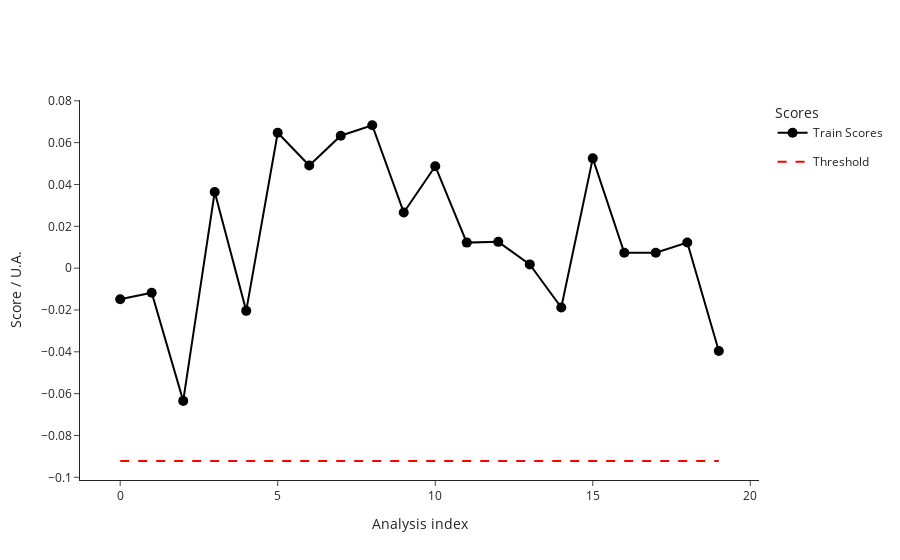

The cell this chart's notebook holds for it:
### Code cell
from src.StreamPort.machine_learning.methods import MachineLearningMethodIsolationForestSklearn

iforest = MachineLearningMethodIsolationForestSklearn()
iforest_parameters = iforest.parameters
print("Isolation Forest parameters: ", iforest_parameters)
parameters.update(iforest_parameters)

ml_ana = iforest.run(ml_ana)
fig_train_scores = ml_ana.plot_scores()
fig_train_scores.show()

### Figure 1 — Plotly figure (JSON) as saved in the notebook; plotly's stock layout.template omitted (floating-point values rounded to 4 significant figures)
{"data": [{"hovertemplate": ["<b>index: </b>18<br><b>name: </b>210812_Pac--005<br><b>path: </b>C:/Users/Sandeep/Desktop/ExtractedSignals\\210812_Pac 2021-08-12 10-30-07\\210812_Pac--005.D<br><b>batch: </b>210812_Pac 2021-08-12 10-30-07<br><b>batch_position: </b>5<br><b>idle_time: </b>39.0<br><b>sample: </b>NaCl 0,9%<br><b>method: </b>SAA_411_Pac.M<br><b>timestamp: </b>2021-08-12 10:50:23<br><b>detector: </b>G1315C<br><b>pump: </b>G7110B<br><b>start_time: </b>2021-08-12 10:50:57<br><b>end_time: </b>2021-08-12 10:54:57<br><b>runtime: </b>239.7000000000036", "<b>index: </b>19<br><b>name: </b>210812_Pac--006<br><b>path: </b>C:/Users/Sandeep/Desktop/ExtractedSignals\\210812_Pac 2021-08-12 10-30-07\\210812_Pac--006.D<br><b>batch: </b>210812_Pac 2021-08-12 10-30-07<br><b>batch_position: </b>6<br><b>idle_time: </b>39.0<br><b>sample: </b>Blank<br><b>method: </b>SAA_411_Pac.M<br><b>timestamp: </b>2021-08-12 10:55:02<br><b>detector: </b>G1315C<br><b>pump: </b>G7110B<br><b>start_time: </b>2021-08-12 10:55:36<br><b>end_time: </b>2021-08-12 10:59:36<br><b>runtime: </b>239.7000000000036", "<b>index: </b>20<br><b>name: </b>210812_Pac--007<br><b>path: </b>C:/Users/Sandeep/Desktop/ExtractedSignals\\210812_Pac 2021-08-12 10-30-07\\210812_Pac--007.D<br><b>batch: </b>210812_Pac 2021-08-12 10-30-07<br><b>batch_position: </b>7<br><b>idle_time: </b>39.0<br><b>sample: </b>0.025 mg/ml<br><b>method: </b>SAA_411_Pac.M<br><b>timestamp: </b>2021-08-12 10:59:41<br><b>detector: </b>G1315C<br><b>pump: </b>G7110B<br><b>start_time: </b>2021-08-12 11:00:15<br><b>end_time: </b>2021-08-12 11:04:15<br><b>runtime: </b>239.7000000000036", "<b>index: </b>21<br><b>name: </b>210812_Pac--008<br><b>path: </b>C:/Users/Sandeep/Desktop/ExtractedSignals\\210812_Pac 2021-08-12 10-30-07\\210812_Pac--008.D<br><b>batch: </b>210812_Pac 2021-08-12 10-30-07<br><b>batch_position: </b>8<br><b>idle_time: </b>39.0<br><b>sample: </b>Blank<br><b>method: </b>SAA_411_Pac.M<br><b>timestamp: </b>2021-08-12 11:04:20<br><b>detector: </b>G1315C<br><b>pump: </b>G7110B<br><b>start_time: </b>2021-08-12 11:04:54<br><b>end_time: </b>2021-08-12 11:08:54<br><b>runtime: </b>239.7000000000036", "<b>index: </b>22<br><b>name: </b>210812_Pac--009<br><b>path: </b>C:/Users/Sandeep/Desktop/ExtractedSignals\\210812_Pac 2021-08-12 10-30-07\\210812_Pac--009.D<br><b>batch: </b>210812_Pac 2021-08-12 10-30-07<br><b>batch_position: </b>9<br><b>idle_time: </b>38.0<br><b>sample: </b>210806/036 :10<br><b>method: </b>SAA_411_Pac.M<br><b>timestamp: </b>2021-08-12 11:08:59<br><b>detector: </b>G1315C<br><b>pump: </b>G7110B<br><b>start_time: </b>2021-08-12 11:09:32<br><b>end_time: </b>2021-08-12 11:13:32<br><b>runtime: </b>239.7000000000036", "<b>index: </b>23<br><b>name: </b>210812_Pac--010<br><b>path: </b>C:/Users/Sandeep/Desktop/ExtractedSignals\\210812_Pac 2021-08-12 10-30-07\\210812_Pac--010.D<br><b>batch: </b>210812_Pac 2021-08-12 10-30-07<br><b>batch_position: </b>10<br><b>idle_time: </b>39.0<br><b>sample: </b>210806/036 :10<br><b>method: </b>SAA_411_Pac.M<br><b>timestamp: </b>2021-08-12 11:13:37<br><b>detector: </b>G7110B<br><b>pump: </b>G7110B<br><b>start_time: </b>2021-08-12 11:14:11<br><b>end_time: </b>2021-08-12 11:18:11<br><b>runtime: </b>239.7000000000036", "<b>index: </b>24<br><b>name: </b>210812_Pac--011<br><b>path: </b>C:/Users/Sandeep/Desktop/ExtractedSignals\\210812_Pac 2021-08-12 10-30-07\\210812_Pac--011.D<br><b>batch: </b>210812_Pac 2021-08-12 10-30-07<br><b>batch_position: </b>11<br><b>idle_time: </b>39.0<br><b>sample: </b>210806/036 :10<br><b>method: </b>SAA_411_Pac.M<br><b>timestamp: </b>2021-08-12 11:18:16<br><b>detector: </b>G7110B<br><b>pump: </b>G7110B<br><b>start_time: </b>2021-08-12 11:18:50<br><b>end_time: </b>2021-08-12 11:22:50<br><b>runtime: </b>239.7000000000036", "<b>index: </b>25<br><b>name: </b>210812_Pac--012<br><b>path: </b>C:/Users/Sandeep/Desktop/ExtractedSignals\\210812_Pac 2021-08-12 10-30-07\\210812_Pac--012.D<br><b>batch: </b>210812_Pac 2021-08-12 10-30-07<br><b>batch_position: </b>12<br><b>idle_time: </b>39.0<br><b>sample: </b>Blank<br><b>method: </b>SAA_411_Pac.M<br><b>timestamp: </b>2021-08-12 11:22:55<br><b>detector: </b>G1315C<br><b>pump: </b>G7110B<br><b>start_time: </b>2021-08-12 11:23:29<br><b>end_time: </b>2021-08-12 11:27:29<br><b>runtime: </b>239.7000000000036", "<b>index: </b>26<br><b>name: </b>210812_Pac--013<br><b>path: </b>C:/Users/Sandeep/Desktop/ExtractedSignals\\210812_Pac 2021-08-12 10-30-07\\210812_Pac--013.D<br><b>batch: </b>210812_Pac 2021-08-12 10-30-07<br><b>batch_position: </b>13<br><b>idle_time: </b>39.0<br><b>sample: </b>0.025 mg/ml<br><b>method: </b>SAA_411_Pac.M<br><b>timestamp: </b>2021-08-12 11:27:34<br><b>detector: </b>G1315C<br><b>pump: </b>G7110B<br><b>start_time: </b>2021-08-12 11:28:08<br><b>end_time: </b>2021-08-12 11:32:08<br><b>runtime: </b>239.7000000000036", "<b>index: </b>27<br><b>name: </b>210812_Pac--014<br><b>path: </b>C:/Users/Sandeep/Desktop/ExtractedSignals\\210812_Pac 2021-08-12 10-30-07\\210812_Pac--014.D<br><b>batch: </b>210812_Pac 2021-08-12 10-30-07<br><b>batch_position: </b>14<br><b>idle_time: </b>38.0<br><b>sample: </b>Blank<br><b>method: </b>SAA_411_Pac.M<br><b>timestamp: </b>2021-08-12 11:32:13<br><b>detector: </b>G7110B<br><b>pump: </b>G7110B<br><b>start_time: </b>2021-08-12 11:32:46<br><b>end_time: </b>2021-08-12 11:36:47<br><b>runtime: </b>239.7000000000036", "<b>index: </b>51<br><b>name: </b>210813_Pac--005<br><b>path: </b>C:/Users/Sandeep/Desktop/ExtractedSignals\\210813_Pac 2021-08-13 10-37-27\\210813_Pac--005.D<br><b>batch: </b>210813_Pac 2021-08-13 10-37-27<br><b>batch_position: </b>5<br><b>idle_time: </b>39.0<br><b>sample: </b>NaCl 0,9%<br><b>method: </b>SAA_411_Pac.M<br><b>timestamp: </b>2021-08-13 10:57:52<br><b>detector: </b>G7110B<br><b>pump: </b>G7110B<br><b>start_time: </b>2021-08-13 10:58:26<br><b>end_time: </b>2021-08-13 11:02:27<br><b>runtime: </b>239.7000000000036", "<b>index: </b>52<br><b>name: </b>210813_Pac--006<br><b>path: </b>C:/Users/Sandeep/Desktop/ExtractedSignals\\210813_Pac 2021-08-13 10-37-27\\210813_Pac--006.D<br><b>batch: </b>210813_Pac 2021-08-13 10-37-27<br><b>batch_position: </b>6<br><b>idle_time: </b>38.0<br><b>sample: </b>Blank<br><b>method: </b>SAA_411_Pac.M<br><b>timestamp: </b>2021-08-13 11:02:31<br><b>detector: </b>G1315C<br><b>pump: </b>G7110B<br><b>start_time: </b>2021-08-13 11:03:05<br><b>end_time: </b>2021-08-13 11:07:06<br><b>runtime: </b>239.7000000000036", "<b>index: </b>53<br><b>name: </b>210813_Pac--007<br><b>path: </b>C:/Users/Sandeep/Desktop/ExtractedSignals\\210813_Pac 2021-08-13 10-37-27\\210813_Pac--007.D<br><b>batch: </b>210813_Pac 2021-08-13 10-37-27<br><b>batch_position: </b>7<br><b>idle_time: </b>38.0<br><b>sample: </b>0.025 mg/ml<br><b>method: </b>SAA_411_Pac.M<br><b>timestamp: </b>2021-08-13 11:07:10<br><b>detector: </b>G1315C<br><b>pump: </b>G7116B<br><b>start_time: </b>2021-08-13 11:07:44<br><b>end_time: </b>2021-08-13 11:11:45<br><b>runtime: </b>239.7000000000036", "<b>index: </b>54<br><b>name: </b>210813_Pac--008<br><b>path: </b>C:/Users/Sandeep/Desktop/ExtractedSignals\\210813_Pac 2021-08-13 10-37-27\\210813_Pac--008.D<br><b>batch: </b>210813_Pac 2021-08-13 10-37-27<br><b>batch_position: </b>8<br><b>idle_time: </b>38.0<br><b>sample: </b>Blank<br><b>method: </b>SAA_411_Pac.M<br><b>timestamp: </b>2021-08-13 11:11:49<br><b>detector: </b>G1315C<br><b>pump: </b>G7110B<br><b>start_time: </b>2021-08-13 11:12:23<br><b>end_time: </b>2021-08-13 11:16:23<br><b>runtime: </b>239.7000000000036", "<b>index: </b>55<br><b>name: </b>210813_Pac--009<br><b>path: </b>C:/Users/Sandeep/Desktop/ExtractedSignals\\210813_Pac 2021-08-13 10-37-27\\210813_Pac--009.D<br><b>batch: </b>210813_Pac 2021-08-13 10-37-27<br><b>batch_position: </b>9<br><b>idle_time: </b>39.0<br><b>sample: </b>210812/004 :20<br><b>method: </b>SAA_411_Pac.M<br><b>timestamp: </b>2021-08-13 11:16:28<br><b>detector: </b>G1315C<br><b>pump: </b>G7110B<br><b>start_time: </b>2021-08-13 11:17:02<br><b>end_time: </b>2021-08-13 11:21:03<br><b>runtime: </b>239.7000000000036", "<b>index: </b>56<br><b>name: </b>210813_Pac--010<br><b>path: </b>C:/Users/Sandeep/Desktop/ExtractedSignals\\210813_Pac 2021-08-13 10-37-27\\210813_Pac--010.D<br><b>batch: </b>210813_Pac 2021-08-13 10-37-27<br><b>batch_position: </b>10<br><b>idle_time: </b>38.0<br><b>sample: </b>210812/004 :20<br><b>method: </b>SAA_411_Pac.M<br><b>timestamp: </b>2021-08-13 11:21:08<br><b>detector: </b>G1315C<br><b>pump: </b>G7110B<br><b>start_time: </b>2021-08-13 11:21:41<br><b>end_time: </b>2021-08-13 11:25:42<br><b>runtime: </b>239.7000000000036", "<b>index: </b>57<br><b>name: </b>210813_Pac--011<br><b>path: </b>C:/Users/Sandeep/Desktop/ExtractedSignals\\210813_Pac 2021-08-13 10-37-27\\210813_Pac--011.D<br><b>batch: </b>210813_Pac 2021-08-13 10-37-27<br><b>batch_position: </b>11<br><b>idle_time: </b>39.0<br><b>sample: </b>210812/004 :20<br><b>method: </b>SAA_411_Pac.M<br><b>timestamp: </b>2021-08-13 11:25:46<br><b>detector: </b>G1315C<br><b>pump: </b>G7110B<br><b>start_time: </b>2021-08-13 11:26:21<br><b>end_time: </b>2021-08-13 11:30:21<br><b>runtime: </b>239.7000000000036", "<b>index: </b>58<br><b>name: </b>210813_Pac--012<br><b>path: </b>C:/Users/Sandeep/Desktop/ExtractedSignals\\210813_Pac 2021-08-13 10-37-27\\210813_Pac--012.D<br><b>batch: </b>210813_Pac 2021-08-13 10-37-27<br><b>batch_position: </b>12<br><b>idle_time: </b>38.0<br><b>sample: </b>Blank<br><b>method: </b>SAA_411_Pac.M<br><b>timestamp: </b>2021-08-13 11:30:26<br><b>detector: </b>G1315C<br><b>pump: </b>G7110B<br><b>start_time: </b>2021-08-13 11:30:59<br><b>end_time: </b>2021-08-13 11:34:59<br><b>runtime: </b>239.7000000000036", "<b>index: </b>59<br><b>name: </b>210813_Pac--013<br><b>path: </b>C:/Users/Sandeep/Desktop/ExtractedSignals\\210813_Pac 2021-08-13 10-37-27\\210813_Pac--013.D<br><b>batch: </b>210813_Pac 2021-08-13 10-37-27<br><b>batch_position: </b>13<br><b>idle_time: </b>39.0<br><b>sample: </b>0.025 mg/ml<br><b>method: </b>SAA_411_Pac.M<br><b>timestamp: </b>2021-08-13 11:35:04<br><b>detector: </b>G1315C<br><b>pump: </b>G7110B<br><b>start_time: </b>2021-08-13 11:35:38<br><b>end_time: </b>2021-08-13 11:39:38<br><b>runtime: </b>239.7000000000036", "<b>index: </b>60<br><b>name: </b>210813_Pac--014<br><b>path: </b>C:/Users/Sandeep/Desktop/ExtractedSignals\\210813_Pac 2021-08-13 10-37-27\\210813_Pac--014.D<br><b>batch: </b>210813_Pac 2021-08-13 10-37-27<br><b>batch_position: </b>14<br><b>idle_time: </b>38.0<br><b>sample: </b>Blank<br><b>method: </b>SAA_411_Pac.M<br><b>timestamp: </b>2021-08-13 11:39:43<br><b>detector: </b>G1315C<br><b>pump: </b>G7110B<br><b>start_time: </b>2021-08-13 11:40:16<br><b>end_time: </b>2021-08-13 11:44:17<br><b>runtime: </b>239.7000000000036"], "legendgroup": "Train", "line": {"color": "black"}, "marker": {"color": "black", "size": 10}, "mode": "lines+markers", "name": "Train Scores", "text": ["<b>index: </b>18<br><b>name: </b>210812_Pac--005<br><b>path: </b>C:/Users/Sandeep/Desktop/ExtractedSignals\\210812_Pac 2021-08-12 10-30-07\\210812_Pac--005.D<br><b>batch: </b>210812_Pac 2021-08-12 10-30-07<br><b>batch_position: </b>5<br><b>idle_time: </b>39.0<br><b>sample: </b>NaCl 0,9%<br><b>method: </b>SAA_411_Pac.M<br><b>timestamp: </b>2021-08-12 10:50:23<br><b>detector: </b>G1315C<br><b>pump: </b>G7110B<br><b>start_time: </b>2021-08-12 10:50:57<br><b>end_time: </b>2021-08-12 10:54:57<br><b>runtime: </b>239.7000000000036", "<b>index: </b>19<br><b>name: </b>210812_Pac--006<br><b>path: </b>C:/Users/Sandeep/Desktop/ExtractedSignals\\210812_Pac 2021-08-12 10-30-07\\210812_Pac--006.D<br><b>batch: </b>210812_Pac 2021-08-12 10-30-07<br><b>batch_position: </b>6<br><b>idle_time: </b>39.0<br><b>sample: </b>Blank<br><b>method: </b>SAA_411_Pac.M<br><b>timestamp: </b>2021-08-12 10:55:02<br><b>detector: </b>G1315C<br><b>pump: </b>G7110B<br><b>start_time: </b>2021-08-12 10:55:36<br><b>end_time: </b>2021-08-12 10:59:36<br><b>runtime: </b>239.7000000000036", "<b>index: </b>20<br><b>name: </b>210812_Pac--007<br><b>path: </b>C:/Users/Sandeep/Desktop/ExtractedSignals\\210812_Pac 2021-08-12 10-30-07\\210812_Pac--007.D<br><b>batch: </b>210812_Pac 2021-08-12 10-30-07<br><b>batch_position: </b>7<br><b>idle_time: </b>39.0<br><b>sample: </b>0.025 mg/ml<br><b>method: </b>SAA_411_Pac.M<br><b>timestamp: </b>2021-08-12 10:59:41<br><b>detector: </b>G1315C<br><b>pump: </b>G7110B<br><b>start_time: </b>2021-08-12 11:00:15<br><b>end_time: </b>2021-08-12 11:04:15<br><b>runtime: </b>239.7000000000036", "<b>index: </b>21<br><b>name: </b>210812_Pac--008<br><b>path: </b>C:/Users/Sandeep/Desktop/ExtractedSignals\\210812_Pac 2021-08-12 10-30-07\\210812_Pac--008.D<br><b>batch: </b>210812_Pac 2021-08-12 10-30-07<br><b>batch_position: </b>8<br><b>idle_time: </b>39.0<br><b>sample: </b>Blank<br><b>method: </b>SAA_411_Pac.M<br><b>timestamp: </b>2021-08-12 11:04:20<br><b>detector: </b>G1315C<br><b>pump: </b>G7110B<br><b>start_time: </b>2021-08-12 11:04:54<br><b>end_time: </b>2021-08-12 11:08:54<br><b>runtime: </b>239.7000000000036", "<b>index: </b>22<br><b>name: </b>210812_Pac--009<br><b>path: </b>C:/Users/Sandeep/Desktop/ExtractedSignals\\210812_Pac 2021-08-12 10-30-07\\210812_Pac--009.D<br><b>batch: </b>210812_Pac 2021-08-12 10-30-07<br><b>batch_position: </b>9<br><b>idle_time: </b>38.0<br><b>sample: </b>210806/036 :10<br><b>method: </b>SAA_411_Pac.M<br><b>timestamp: </b>2021-08-12 11:08:59<br><b>detector: </b>G1315C<br><b>pump: </b>G7110B<br><b>start_time: </b>2021-08-12 11:09:32<br><b>end_time: </b>2021-08-12 11:13:32<br><b>runtime: </b>239.7000000000036", "<b>index: </b>23<br><b>name: </b>210812_Pac--010<br><b>path: </b>C:/Users/Sandeep/Desktop/ExtractedSignals\\210812_Pac 2021-08-12 10-30-07\\210812_Pac--010.D<br><b>batch: </b>210812_Pac 2021-08-12 10-30-07<br><b>batch_position: </b>10<br><b>idle_time: </b>39.0<br><b>sample: </b>210806/036 :10<br><b>method: </b>SAA_411_Pac.M<br><b>timestamp: </b>2021-08-12 11:13:37<br><b>detector: </b>G7110B<br><b>pump: </b>G7110B<br><b>start_time: </b>2021-08-12 11:14:11<br><b>end_time: </b>2021-08-12 11:18:11<br><b>runtime: </b>239.7000000000036", "<b>index: </b>24<br><b>name: </b>210812_Pac--011<br><b>path: </b>C:/Users/Sandeep/Desktop/ExtractedSignals\\210812_Pac 2021-08-12 10-30-07\\210812_Pac--011.D<br><b>batch: </b>210812_Pac 2021-08-12 10-30-07<br><b>batch_position: </b>11<br><b>idle_time: </b>39.0<br><b>sample: </b>210806/036 :10<br><b>method: </b>SAA_411_Pac.M<br><b>timestamp: </b>2021-08-12 11:18:16<br><b>detector: </b>G7110B<br><b>pump: </b>G7110B<br><b>start_time: </b>2021-08-12 11:18:50<br><b>end_time: </b>2021-08-12 11:22:50<br><b>runtime: </b>239.7000000000036", "<b>index: </b>25<br><b>name: </b>210812_Pac--012<br><b>path: </b>C:/Users/Sandeep/Desktop/ExtractedSignals\\210812_Pac 2021-08-12 10-30-07\\210812_Pac--012.D<br><b>batch: </b>210812_Pac 2021-08-12 10-30-07<br><b>batch_position: </b>12<br><b>idle_time: </b>39.0<br><b>sample: </b>Blank<br><b>method: </b>SAA_411_Pac.M<br><b>timestamp: </b>2021-08-12 11:22:55<br><b>detector: </b>G1315C<br><b>pump: </b>G7110B<br><b>start_time: </b>2021-08-12 11:23:29<br><b>end_time: </b>2021-08-12 11:27:29<br><b>runtime: </b>239.7000000000036", "<b>index: </b>26<br><b>name: </b>210812_Pac--013<br><b>path: </b>C:/Users/Sandeep/Desktop/ExtractedSignals\\210812_Pac 2021-08-12 10-30-07\\210812_Pac--013.D<br><b>batch: </b>210812_Pac 2021-08-12 10-30-07<br><b>batch_position: </b>13<br><b>idle_time: </b>39.0<br><b>sample: </b>0.025 mg/ml<br><b>method: </b>SAA_411_Pac.M<br><b>timestamp: </b>2021-08-12 11:27:34<br><b>detector: </b>G1315C<br><b>pump: </b>G7110B<br><b>start_time: </b>2021-08-12 11:28:08<br><b>end_time: </b>2021-08-12 11:32:08<br><b>runtime: </b>239.7000000000036", "<b>index: </b>27<br><b>name: </b>210812_Pac--014<br><b>path: </b>C:/Users/Sandeep/Desktop/ExtractedSignals\\210812_Pac 2021-08-12 10-30-07\\210812_Pac--014.D<br><b>batch: </b>210812_Pac 2021-08-12 10-30-07<br><b>batch_position: </b>14<br><b>idle_time: </b>38.0<br><b>sample: </b>Blank<br><b>method: </b>SAA_411_Pac.M<br><b>timestamp: </b>2021-08-12 11:32:13<br><b>detector: </b>G7110B<br><b>pump: </b>G7110B<br><b>start_time: </b>2021-08-12 11:32:46<br><b>end_time: </b>2021-08-12 11:36:47<br><b>runtime: </b>239.7000000000036", "<b>index: </b>51<br><b>name: </b>210813_Pac--005<br><b>path: </b>C:/Users/Sandeep/Desktop/ExtractedSignals\\210813_Pac 2021-08-13 10-37-27\\210813_Pac--005.D<br><b>batch: </b>210813_Pac 2021-08-13 10-37-27<br><b>batch_position: </b>5<br><b>idle_time: </b>39.0<br><b>sample: </b>NaCl 0,9%<br><b>method: </b>SAA_411_Pac.M<br><b>timestamp: </b>2021-08-13 10:57:52<br><b>detector: </b>G7110B<br><b>pump: </b>G7110B<br><b>start_time: </b>2021-08-13 10:58:26<br><b>end_time: </b>2021-08-13 11:02:27<br><b>runtime: </b>239.7000000000036", "<b>index: </b>52<br><b>name: </b>210813_Pac--006<br><b>path: </b>C:/Users/Sandeep/Desktop/ExtractedSignals\\210813_Pac 2021-08-13 10-37-27\\210813_Pac--006.D<br><b>batch: </b>210813_Pac 2021-08-13 10-37-27<br><b>batch_position: </b>6<br><b>idle_time: </b>38.0<br><b>sample: </b>Blank<br><b>method: </b>SAA_411_Pac.M<br><b>timestamp: </b>2021-08-13 11:02:31<br><b>detector: </b>G1315C<br><b>pump: </b>G7110B<br><b>start_time: </b>2021-08-13 11:03:05<br><b>end_time: </b>2021-08-13 11:07:06<br><b>runtime: </b>239.7000000000036", "<b>index: </b>53<br><b>name: </b>210813_Pac--007<br><b>path: </b>C:/Users/Sandeep/Desktop/ExtractedSignals\\210813_Pac 2021-08-13 10-37-27\\210813_Pac--007.D<br><b>batch: </b>210813_Pac 2021-08-13 10-37-27<br><b>batch_position: </b>7<br><b>idle_time: </b>38.0<br><b>sample: </b>0.025 mg/ml<br><b>method: </b>SAA_411_Pac.M<br><b>timestamp: </b>2021-08-13 11:07:10<br><b>detector: </b>G1315C<br><b>pump: </b>G7116B<br><b>start_time: </b>2021-08-13 11:07:44<br><b>end_time: </b>2021-08-13 11:11:45<br><b>runtime: </b>239.7000000000036", "<b>index: </b>54<br><b>name: </b>210813_Pac--008<br><b>path: </b>C:/Users/Sandeep/Desktop/ExtractedSignals\\210813_Pac 2021-08-13 10-37-27\\210813_Pac--008.D<br><b>batch: </b>210813_Pac 2021-08-13 10-37-27<br><b>batch_position: </b>8<br><b>idle_time: </b>38.0<br><b>sample: </b>Blank<br><b>method: </b>SAA_411_Pac.M<br><b>timestamp: </b>2021-08-13 11:11:49<br><b>detector: </b>G1315C<br><b>pump: </b>G7110B<br><b>start_time: </b>2021-08-13 11:12:23<br><b>end_time: </b>2021-08-13 11:16:23<br><b>runtime: </b>239.7000000000036", "<b>index: </b>55<br><b>name: </b>210813_Pac--009<br><b>path: </b>C:/Users/Sandeep/Desktop/ExtractedSignals\\210813_Pac 2021-08-13 10-37-27\\210813_Pac--009.D<br><b>batch: </b>210813_Pac 2021-08-13 10-37-27<br><b>batch_position: </b>9<br><b>idle_time: </b>39.0<br><b>sample: </b>210812/004 :20<br><b>method: </b>SAA_411_Pac.M<br><b>timestamp: </b>2021-08-13 11:16:28<br><b>detector: </b>G1315C<br><b>pump: </b>G7110B<br><b>start_time: </b>2021-08-13 11:17:02<br><b>end_time: </b>2021-08-13 11:21:03<br><b>runtime: </b>239.7000000000036", "<b>index: </b>56<br><b>name: </b>210813_Pac--010<br><b>path: </b>C:/Users/Sandeep/Desktop/ExtractedSignals\\210813_Pac 2021-08-13 10-37-27\\210813_Pac--010.D<br><b>batch: </b>210813_Pac 2021-08-13 10-37-27<br><b>batch_position: </b>10<br><b>idle_time: </b>38.0<br><b>sample: </b>210812/004 :20<br><b>method: </b>SAA_411_Pac.M<br><b>timestamp: </b>2021-08-13 11:21:08<br><b>detector: </b>G1315C<br><b>pump: </b>G7110B<br><b>start_time: </b>2021-08-13 11:21:41<br><b>end_time: </b>2021-08-13 11:25:42<br><b>runtime: </b>239.7000000000036", "<b>index: </b>57<br><b>name: </b>210813_Pac--011<br><b>path: </b>C:/Users/Sandeep/Desktop/ExtractedSignals\\210813_Pac 2021-08-13 10-37-27\\210813_Pac--011.D<br><b>batch: </b>210813_Pac 2021-08-13 10-37-27<br><b>batch_position: </b>11<br><b>idle_time: </b>39.0<br><b>sample: </b>210812/004 :20<br><b>method: </b>SAA_411_Pac.M<br><b>timestamp: </b>2021-08-13 11:25:46<br><b>detector: </b>G1315C<br><b>pump: </b>G7110B<br><b>start_time: </b>2021-08-13 11:26:21<br><b>end_time: </b>2021-08-13 11:30:21<br><b>runtime: </b>239.7000000000036", "<b>index: </b>58<br><b>name: </b>210813_Pac--012<br><b>path: </b>C:/Users/Sandeep/Desktop/ExtractedSignals\\210813_Pac 2021-08-13 10-37-27\\210813_Pac--012.D<br><b>batch: </b>210813_Pac 2021-08-13 10-37-27<br><b>batch_position: </b>12<br><b>idle_time: </b>38.0<br><b>sample: </b>Blank<br><b>method: </b>SAA_411_Pac.M<br><b>timestamp: </b>2021-08-13 11:30:26<br><b>detector: </b>G1315C<br><b>pump: </b>G7110B<br><b>start_time: </b>2021-08-13 11:30:59<br><b>end_time: </b>2021-08-13 11:34:59<br><b>runtime: </b>239.7000000000036", "<b>index: </b>59<br><b>name: </b>210813_Pac--013<br><b>path: </b>C:/Users/Sandeep/Desktop/ExtractedSignals\\210813_Pac 2021-08-13 10-37-27\\210813_Pac--013.D<br><b>batch: </b>210813_Pac 2021-08-13 10-37-27<br><b>batch_position: </b>13<br><b>idle_time: </b>39.0<br><b>sample: </b>0.025 mg/ml<br><b>method: </b>SAA_411_Pac.M<br><b>timestamp: </b>2021-08-13 11:35:04<br><b>detector: </b>G1315C<br><b>pump: </b>G7110B<br><b>start_time: </b>2021-08-13 11:35:38<br><b>end_time: </b>2021-08-13 11:39:38<br><b>runtime: </b>239.7000000000036", "<b>index: </b>60<br><b>name: </b>210813_Pac--014<br><b>path: </b>C:/Users/Sandeep/Desktop/ExtractedSignals\\210813_Pac 2021-08-13 10-37-27\\210813_Pac--014.D<br><b>batch: </b>210813_Pac 2021-08-13 10-37-27<br><b>batch_position: </b>14<br><b>idle_time: </b>38.0<br><b>sample: </b>Blank<br><b>method: </b>SAA_411_Pac.M<br><b>timestamp: </b>2021-08-13 11:39:43<br><b>detector: </b>G1315C<br><b>pump: </b>G7110B<br><b>start_time: </b>2021-08-13 11:40:16<br><b>end_time: </b>2021-08-13 11:44:17<br><b>runtime: </b>239.7000000000036"], "type": "scatter", "x": [0, 1, 2, 3, 4, 5, 6, 7, 8, 9, 10, 11, 12, 13, 14, 15, 16, 17, 18, 19], "y": [-0.01484, -0.01174, -0.06348, 0.03643, -0.02043, 0.06473, 0.04906, 0.06331, 0.06831, 0.02662, 0.04874, 0.0122, 0.01256, 0.001791, -0.01883, 0.05248, 0.007375, 0.00738, 0.01227, -0.03964]}, {"legendgroup": "Threshold", "line": {"color": "red", "dash": "dash"}, "mode": "lines", "name": "Threshold", "type": "scatter", "x": [0, 19], "y": [-0.09221, -0.09221]}], "layout": {"legend": {"title": {"text": "Scores"}}, "xaxis": {"title": {"text": "Analysis index"}}, "yaxis": {"title": {"text": "Score / U.A."}}}}
